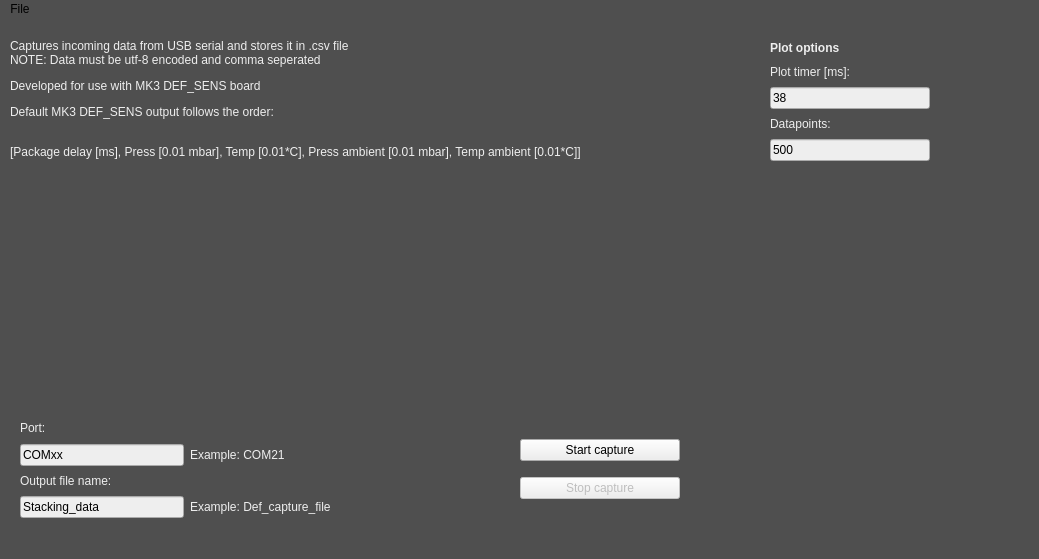
<?xml version="1.0" encoding="UTF-8"?>
<ui version="4.0">
 <class>MainWindow</class>
 <widget class="QMainWindow" name="MainWindow">
  <property name="enabled">
   <bool>true</bool>
  </property>
  <property name="geometry">
   <rect>
    <x>0</x>
    <y>0</y>
    <width>1039</width>
    <height>559</height>
   </rect>
  </property>
  <property name="minimumSize">
   <size>
    <width>6</width>
    <height>0</height>
   </size>
  </property>
  <property name="windowTitle">
   <string>MainWindow</string>
  </property>
  <property name="styleSheet">
   <string notr="true">background-color: rgb(79, 79, 79);</string>
  </property>
  <widget class="QWidget" name="centralwidget">
   <property name="enabled">
    <bool>true</bool>
   </property>
   <widget class="QLabel" name="label_2">
    <property name="geometry">
     <rect>
      <x>10</x>
      <y>0</y>
      <width>638</width>
      <height>161</height>
     </rect>
    </property>
    <property name="text">
     <string>&lt;html&gt;&lt;head/&gt;&lt;body&gt;&lt;p&gt;&lt;span style=&quot; color:#eeeeee;&quot;&gt;Captures incoming data from USB serial and stores it in .csv file &lt;br/&gt;NOTE: Data must be utf-8 encoded and comma seperated &lt;/span&gt;&lt;/p&gt;&lt;p&gt;&lt;span style=&quot; color:#eeeeee;&quot;&gt;Developed for use with MK3 DEF_SENS board &lt;/span&gt;&lt;/p&gt;&lt;p&gt;&lt;span style=&quot; color:#eeeeee;&quot;&gt;Default MK3 DEF_SENS output follows the order: &lt;/span&gt;&lt;br/&gt;&lt;/p&gt;&lt;p&gt;&lt;span style=&quot; color:#eeeeee;&quot;&gt;[Package delay [ms], Press [0.01 mbar], Temp [0.01*C], Press ambient [0.01 mbar], Temp ambient [0.01*C]]&lt;/span&gt;&lt;/p&gt;&lt;/body&gt;&lt;/html&gt;</string>
    </property>
   </widget>
   <widget class="QWidget" name="gridLayoutWidget">
    <property name="geometry">
     <rect>
      <x>520</x>
      <y>410</y>
      <width>160</width>
      <height>80</height>
     </rect>
    </property>
    <layout class="QGridLayout" name="gridLayout">
     <item row="0" column="0">
      <widget class="QPushButton" name="Start_capture_btn">
       <property name="enabled">
        <bool>true</bool>
       </property>
       <property name="styleSheet">
        <string notr="true">background-color: rgb(238, 238, 238);</string>
       </property>
       <property name="text">
        <string>Start capture</string>
       </property>
      </widget>
     </item>
     <item row="1" column="0">
      <widget class="QPushButton" name="Stop_capture_btn">
       <property name="enabled">
        <bool>false</bool>
       </property>
       <property name="styleSheet">
        <string notr="true">background-color: rgb(238, 238, 238);</string>
       </property>
       <property name="text">
        <string>Stop capture</string>
       </property>
      </widget>
     </item>
    </layout>
   </widget>
   <widget class="QWidget" name="gridLayoutWidget_2">
    <property name="geometry">
     <rect>
      <x>20</x>
      <y>400</y>
      <width>311</width>
      <height>99</height>
     </rect>
    </property>
    <layout class="QGridLayout" name="gridLayout_2">
     <item row="2" column="0">
      <widget class="QLabel" name="label_3">
       <property name="text">
        <string>&lt;html&gt;&lt;head/&gt;&lt;body&gt;&lt;p&gt;&lt;span style=&quot; color:#eeeeee;&quot;&gt;Output file name:&lt;/span&gt;&lt;/p&gt;&lt;/body&gt;&lt;/html&gt;</string>
       </property>
      </widget>
     </item>
     <item row="1" column="0">
      <widget class="QLineEdit" name="COM_name_input">
       <property name="styleSheet">
        <string notr="true">background-color: rgb(238, 238, 238);</string>
       </property>
       <property name="text">
        <string>COMxx</string>
       </property>
      </widget>
     </item>
     <item row="3" column="1">
      <widget class="QLabel" name="label_5">
       <property name="text">
        <string>&lt;html&gt;&lt;head/&gt;&lt;body&gt;&lt;p&gt;&lt;span style=&quot; color:#eeeeee;&quot;&gt;Example:  Def_capture_file&lt;/span&gt;&lt;/p&gt;&lt;/body&gt;&lt;/html&gt;</string>
       </property>
      </widget>
     </item>
     <item row="1" column="1">
      <widget class="QLabel" name="label_4">
       <property name="text">
        <string>&lt;html&gt;&lt;head/&gt;&lt;body&gt;&lt;p&gt;&lt;span style=&quot; color:#eeeeee;&quot;&gt;Example:  COM21&lt;/span&gt;&lt;/p&gt;&lt;/body&gt;&lt;/html&gt;</string>
       </property>
      </widget>
     </item>
     <item row="3" column="0">
      <widget class="QLineEdit" name="filename_input">
       <property name="styleSheet">
        <string notr="true">background-color: rgb(238, 238, 238);</string>
       </property>
       <property name="text">
        <string>Stacking_data</string>
       </property>
      </widget>
     </item>
     <item row="0" column="0">
      <widget class="QLabel" name="label">
       <property name="text">
        <string>&lt;html&gt;&lt;head/&gt;&lt;body&gt;&lt;p&gt;&lt;span style=&quot; color:#eeeeee;&quot;&gt;Port:&lt;/span&gt;&lt;/p&gt;&lt;/body&gt;&lt;/html&gt;</string>
       </property>
      </widget>
     </item>
    </layout>
   </widget>
   <widget class="Figure" name="MplCanvas" native="true">
    <property name="geometry">
     <rect>
      <x>60</x>
      <y>200</y>
      <width>621</width>
      <height>181</height>
     </rect>
    </property>
   </widget>
   <widget class="QWidget" name="gridLayoutWidget_3">
    <property name="geometry">
     <rect>
      <x>770</x>
      <y>20</y>
      <width>160</width>
      <height>122</height>
     </rect>
    </property>
    <layout class="QGridLayout" name="gridLayout_3">
     <item row="4" column="0">
      <widget class="QLabel" name="label_8">
       <property name="text">
        <string>&lt;html&gt;&lt;head/&gt;&lt;body&gt;&lt;p&gt;&lt;span style=&quot; color:#eeeeee;&quot;&gt;Datapoints:&lt;/span&gt;&lt;/p&gt;&lt;/body&gt;&lt;/html&gt;</string>
       </property>
      </widget>
     </item>
     <item row="1" column="0">
      <widget class="QLabel" name="label_7">
       <property name="text">
        <string>&lt;html&gt;&lt;head/&gt;&lt;body&gt;&lt;p&gt;&lt;span style=&quot; color:#eeeeee;&quot;&gt;Plot timer [ms]:&lt;/span&gt;&lt;/p&gt;&lt;/body&gt;&lt;/html&gt;</string>
       </property>
      </widget>
     </item>
     <item row="0" column="0">
      <widget class="QLabel" name="label_6">
       <property name="text">
        <string>&lt;html&gt;&lt;head/&gt;&lt;body&gt;&lt;p&gt;&lt;span style=&quot; font-weight:600; color:#eeeeee;&quot;&gt;Plot options&lt;/span&gt;&lt;/p&gt;&lt;/body&gt;&lt;/html&gt;</string>
       </property>
      </widget>
     </item>
     <item row="5" column="0">
      <widget class="QLineEdit" name="PLOT_N">
       <property name="styleSheet">
        <string notr="true">background-color: rgb(238, 238, 238);</string>
       </property>
       <property name="text">
        <string>500</string>
       </property>
      </widget>
     </item>
     <item row="3" column="0">
      <widget class="QLineEdit" name="PLOT_TIMER">
       <property name="styleSheet">
        <string notr="true">background-color: rgb(238, 238, 238);</string>
       </property>
       <property name="text">
        <string>38</string>
       </property>
      </widget>
     </item>
    </layout>
   </widget>
  </widget>
  <widget class="QMenuBar" name="menubar">
   <property name="geometry">
    <rect>
     <x>0</x>
     <y>0</y>
     <width>1039</width>
     <height>26</height>
    </rect>
   </property>
   <widget class="QMenu" name="menuSerial_data_capture">
    <property name="title">
     <string>File</string>
    </property>
    <addaction name="actionClose"/>
   </widget>
   <addaction name="menuSerial_data_capture"/>
  </widget>
  <widget class="QStatusBar" name="statusBar"/>
  <action name="actionClose">
   <property name="text">
    <string>Close</string>
   </property>
  </action>
 </widget>
 <customwidgets>
  <customwidget>
   <class>Figure</class>
   <extends>QWidget</extends>
   <header>matplotlib</header>
   <container>1</container>
  </customwidget>
 </customwidgets>
 <resources/>
 <connections/>
</ui>
